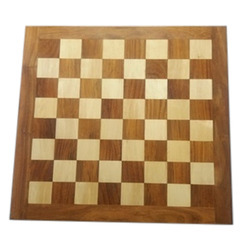
#> input picture Topics/Computer Vision/Corner Detection/chesss1.jpg, 250 x 250 px
$ jupyter execute corner_detection.ipynb
#> lines starting #> are read from the running program, lines starting #| are printed output that depends on the picture; after the words box and inside, x2 and y2 are one past the last pixel; in counts of white or black regions, pixels touching at a corner belong together
# Corner Detection

## Introduction

Corners are good features to find and are useful in a lot of practical situations where opencv is needed. Corners can be considered as points where the intensity varies in many directions. Two ways opencv provides to detect corners are Harris detector and Shi-Tomasi detector.

The image is taken in grayscale form and the change in intensity for a displacement of $(x,y)$ from $(a,b)$ is represented in a mathematical form as

$$ \begin{equation*} E(x,y) = \sum_{a,b} w(a,b) [I(a+x,b+y)-I(a,b)]^2 \end{equation*} $$

$w(a,b)$ is a window function and can be rectangular or gaussian. It gives weights to pixels underneath the window.
$I(u,v)$ represents the intensity at $(u,v)$ point.
Maximizing the above expression gives possible corner points. Applying Taylor expansion the final equation is
$$ \begin{equation*} E(x,y) \approx \begin{vmatrix} u  \ v \end{vmatrix} M \begin{vmatrix} u \\ v \end{vmatrix} \end{equation*} $$ where the covariation matrix $$ \begin{equation*} M = \sum_{a,b} w(a,b) \begin{vmatrix} I_{x}I_{x} \ I_{x}I_{y} \\ I_{x}I_{y} \ I_{y}I_{y} \end{vmatrix} \end{equation*} $$
$I_{x}$ and $I_{y}$ are the derivatives in x and y directions respectively. These can be found with cv2.Sobel() but that is in-built in the corner detector function.

### Harris detector
A score was created to check if a particular window can contain a corner or not. $$ R = det(M)-k \ (trace(M))^2 $$
$ \lambda_1 $ and $ \lambda_2 $ are the eigen-values of $M$.
$$ det(M) = \lambda_1\lambda_2 $$
$$ trace(M) = \lambda_1 + \lambda_2 $$
So the values of these eigen values decide whether a region is corner, edge or flat.

* When $|R|$ is small, which happens when $\lambda_1$ and $\lambda_2$ are small, the region is flat.
* When $R<0$, which happens when $\lambda_1 >> \lambda_2$ or vice versa, the region is edge.
* When $R$ is large, which happens when $\lambda_1$ and $\lambda_2$ are large and $\lambda_1 \sim \lambda_2$, the region is a corner.

The image below illustrates this with $\lambda_1$ and $\lambda_2$ as axes.

The result of Harris Corner Detection is a grayscale image with these scores as intensities. Thresholding for a suitable gives the corners in the image.

[cell 1]
import cv2
import numpy as np
img1=cv2.imread('chesss1.jpg',1)
#> img1 is the input picture: shape (250, 250, 3); mean B, G, R 140.4, 171.3, 196.6
img2=img1.copy()
img=cv2.imread('chesss1.jpg',0) #Image in grayscale
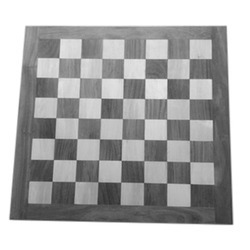
#> img: shape (250, 250); min 48, max 255, mean 175.4
cv2.imwrite('Chess_Gray.jpg',img)
ch = cv2.cornerHarris(img,2,3,0.1)
ch=cv2.dilate(ch,None) #Dilating the corners to make them visible
img1[ch>0.01*ch.max()]=[0,0,0] #Thresholding
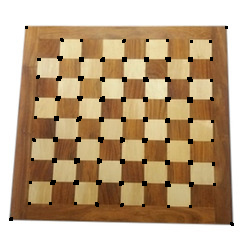
#> img1: shape (250, 250, 3); 2.64% of pixels changed, all inside (x1, y1, x2, y2) = (9, 26, 234, 226)
img2[ch>0.001*ch.max()]=[0,0,0]
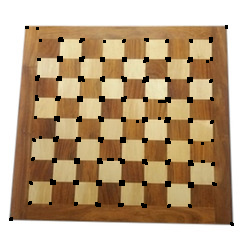
#> img2: shape (250, 250, 3); 3.49% of pixels changed, all inside (x1, y1, x2, y2) = (9, 25, 234, 226)
cv2.imwrite('Corners.jpg',img1)
cv2.imwrite('Corner1.jpg',img2)
cv2.imshow('Image',img1)
cv2.imshow('Img_less_threshold',img2)
cv2.waitKey(0)

__cv2.cornerHarris(src, blockSize, ksize, k[, dst[, borderType]]) → dst__

The cv2.cornerHarris() function takes as arguments the source image, the neighbourhood size to find the covariation matrix blockSize, the aperture parameter for the cv2.Sobel() operator ksize, and the k value in the score. It returns a grayscale image containing the intensities. The methods to extrapolate the return image may be given as an argument if needed (borderType).

Original Image
Image with corners
Image with more corners due to lower threshold

From the above images it is obvious that an optimum value of threshold is necessary to find only the desired corners.
At some places the corners are cramped together, points close to each other behave as corners. Here the centroids of all these points are taken and cv2.cornerSubPix() is used to give sub-pixel accuracy to the corners.
The function iterates to find the sub-pixel accurate location of corners or radial saddle points.
For every corner, in the neighbourhood of the corner the image gradient at a point is approximately perpendicular to the position vector of the point with respect to the corner. This observation is made use of to accurately locate the corners.

Consider the dot product

$$\epsilon _i = {DI_{p_i}}^T \cdot (q - p_i)$$

where ${DI_{p_i}}$ is an image gradient at one of the points $p_i$ in a neighborhood of $q$. The value of $q$ is to be found so that $\epsilon_i$ is minimized. A system of equations may be set up with $\epsilon_i$ set to zero:

$$\sum _i(DI_{p_i} \cdot {DI_{p_i}}^T) - \sum _i(DI_{p_i} \cdot {DI_{p_i}}^T \cdot p_i)$$

where the gradients are summed within a neighborhood (“search window”) of $q$. Calling the first gradient term $G$ and the second gradient term $b$ gives:

$$q = G^{-1} \cdot b$$
The new center is set to the above point. The function iterates till a specific number of iterarions are done or the center moves from the original centroid by a maximum value, whichever happens first.

__cv2.cornerSubPix(image, corners, winSize, zeroZone, criteria) → None__

This function takes as argument the input image, the centroids of the corners in matrix form containing the coordinates, half the side length of the search window (if (3,3) is passed operations are performed over a window of size (7,7) to refine the corners), half of the size of the dead region in the middle of the search zone over which the summation in the formula below is not done (it is used sometimes to avoid possible singularities of the autocorrelation matrix; the value of (-1,-1) indicates that there is no such a size).

Criteria for termination of the iterative process of corner refinement is the last argument. That is, the process of corner position refinement stops either after criteria.maxCount iterations or when the corner position moves by less than criteria.epsilon on some iteration.

[cell 2]
import cv2
import numpy as np

img = cv2.imread('polygon1.png')
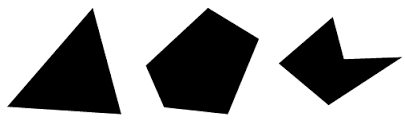
#> input picture Topics/Computer Vision/Corner Detection/polygon1.png, 405 x 121 px
#> img is the input picture: shape (121, 405, 3); min 0, max 255, mean 163
grayimg = cv2.cvtColor(img,cv2.COLOR_BGR2GRAY)

grayimg = np.float32(grayimg)
ch = cv2.cornerHarris(grayimg,2,3,0.04) #Finding corners first
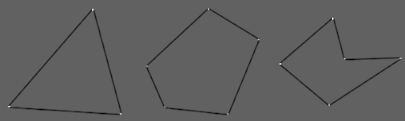
#> ch: shape (121, 405) float32; min -163855696, max 265745120, mean -2799226.5; drawn with min black and max white
ch = cv2.dilate(ch,None)
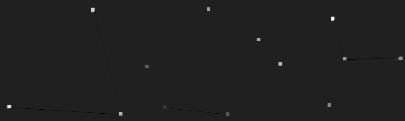
#> ch: shape (121, 405) float32; min -38441240, max 265745120, mean 442284.2; drawn with min black and max white
ret, ch = cv2.threshold(ch,0.01*ch.max(),255,0)
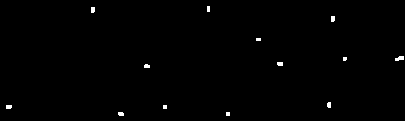
#> ch: shape (121, 405) float32; 0.55% white; 13 white regions (5 under 20 px), largest, box (x1, y1, x2, y2) and area: (395, 56, 404, 61) 33, (91, 7, 95, 13) 23, (331, 16, 335, 22) 23
#> ret = 2657451.2
ch = np.uint8(ch)

#Finding centroids of corners which are bunched together
ret, labels, stats, centroids = cv2.connectedComponentsWithStats(ch) #Works only with opencv3.0
#> labels: shape (121, 405) int32; 14 distinct labels, from 0 to 13
#> ret = 14; stats = 14 rows, first 6: [0, 0, 405, 121, 48735], [91, 7, 4, 6, 23], [207, 6, 3, 6, 18], [331, 16, 4, 6, 23], [256, 38, 5, 3, 15], [343, 57, 4, 4, 15]; centroids = 14 rows, first 8: [201.9, 59.97], [92.43, 9.39], [208, 8.5], [332.4, 18.39], [258, 39], [344.4, 58.4], [399.3, 58.03], [279.6, 63.43]
#Defining the criteria to end the iterations
criteria = (cv2.TERM_CRITERIA_EPS + cv2.TERM_CRITERIA_MAX_ITER, 100, 0.001)
corners = cv2.cornerSubPix(grayimg,np.float32(centroids),(5,5),(-1,-1),criteria)
#> corners = 14 rows, first 8: [201.9, 59.97], [92.23, 7.69], [207.5, 7.39], [332.2, 16.62], [258.5, 38.67], [343.5, 58.54], [401.3, 56.56], [278.4, 62.97]

#Marking the points found
res = np.hstack((centroids,corners))
#> res = 14 rows, first 6: [201.9, 59.97, 201.9, 59.97], [92.43, 9.39, 92.23, 7.69], [208, 8.5, 207.5, 7.39], [332.4, 18.39, 332.2, 16.62], [258, 39, 258.5, 38.67], [344.4, 58.4, 343.5, 58.54]
res = np.int0(res)
#> res = 14 rows, first 6: [201, 59, 201, 59], [92, 9, 92, 7], [208, 8, 207, 7], [332, 18, 332, 16], [258, 39, 258, 38], [344, 58, 343, 58]
img[res[:,1],res[:,0]]=[0,0,255]
#> img: shape (121, 405, 3); 0.03% of pixels changed, all inside (x1, y1, x2, y2) = (8, 8, 400, 114)
img[res[:,3],res[:,2]] = [0,255,0]
#> img: shape (121, 405, 3); mean B, G, R 162.9, 163, 163

cv2.imwrite('subpixel.jpg',img)
#> Out = True

An example is shown below from the documentation with the regions surrounding the corners zoomed out.

Green circles show the corners after the function is executed and the red circles show the Harris corners. The green circles are obviously more accurate, but the overall change in intensities in the neighbourhood regions is greater only for the Harris corners.

### Shi Tomasi detector
There is only one major difference between the Harris detector and the Shi Tomasi detector. The score is the minimum of the two eigen-values.
$$\begin{equation*} R = min(\lambda_1,\lambda_2) \end{equation*}$$
The illustration with $\lambda_1$ and $\lambda_2$ as axes looks like

The cv2.goodFeaturesToTrack() function uses this algorithm to find a particular number of corners (unless Harris method is specifically asked for).
__cv2.goodFeaturesToTrack(image, maxCorners, qualityLevel, minDistance[, corners[, mask[, blockSize[, useHarrisDetector[, k]]]]]) → corners__
* image - source image
* maxCorners - the maximum number of corners which are needed
* qualityLevel - all the corners which fall below this threshold are rejected irrespective of whether the maximum number is obtained or not, this is relative to the best corner's quality measure; every corner returned will atleast be of quality this parameter value $\times$ the best quality
* minDistance - minimum possible distance between the corners; for two corners satisfying the quality check closer together than this value, the one with the lower quality is chucked out
* mask - optional argument giving region to look for corners
* blockSize - size of an average block for computing a derivative covariation matrix over each pixel neighborhood
* useHarrisDetector,k - Optional parameters; k is the free parameter argument of Harris detector

The function returns the corners in descending order of quality.

##### Quality measure :
For Harris detector the quality is directly the intensities returned by the function. For Shi-Tomasi detector another function is used to find the best quality measure; this returns an image with the minimun eigen values for all the points.

__cv2.cornerMinEigenVal(src, blockSize[, dst[, ksize[, borderType]]]) → dst__

* blockSize - neighbourhood size
* kSize - the aperture parameter of the cv2.Sobel() operator
* borderType - pixel extrapolation method in the image returned

[cell 3]
import numpy as np
import cv2

img = cv2.imread('cube2.jpg')
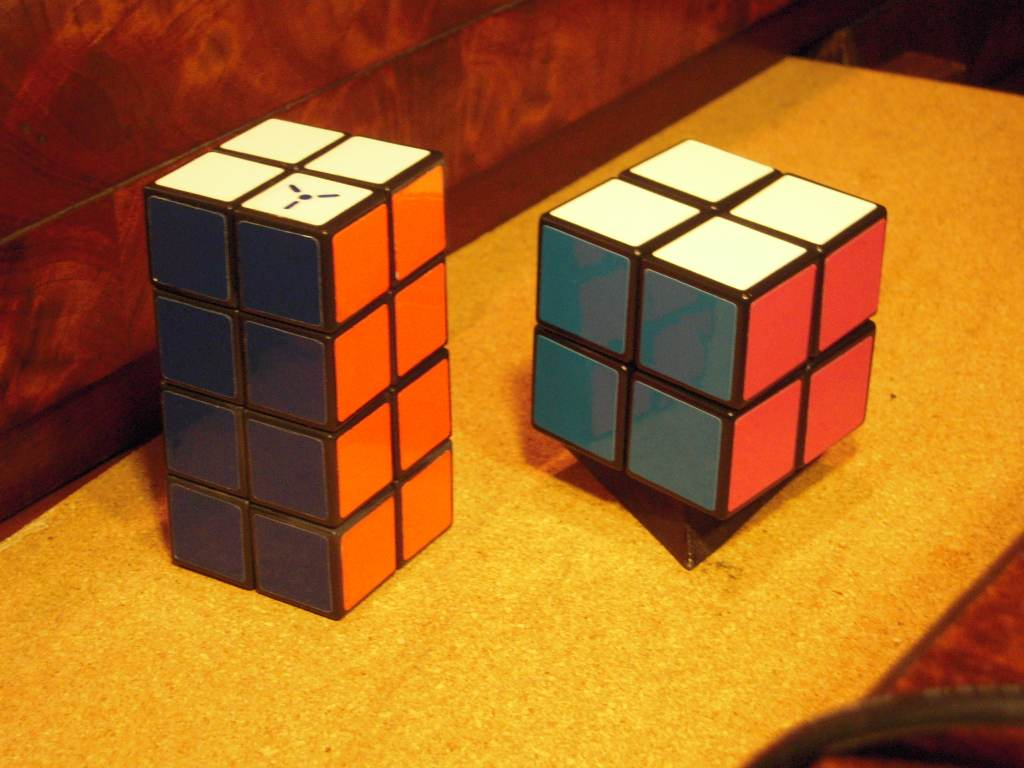
#> input picture Topics/Computer Vision/Corner Detection/cube2.jpg, 1024 x 768 px
#> img is the input picture: shape (768, 1024, 3); mean B, G, R 34.7, 102.4, 167.8
gimg = cv2.cvtColor(img,cv2.COLOR_BGR2GRAY)
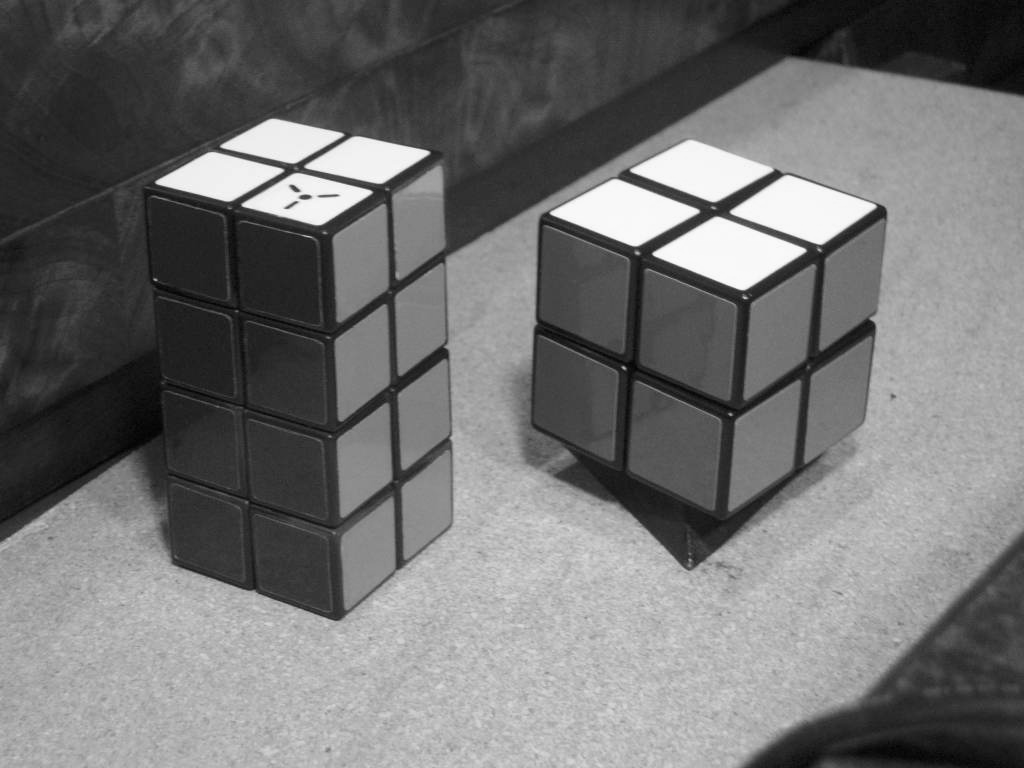
#> gimg: shape (768, 1024); min 3, max 252, mean 114.3

corners = cv2.goodFeaturesToTrack(gimg,25,0.01,10)
#> corners = 25 rows, first 8: [221, 146], [371, 192], [282, 170], [300, 197], [310, 196], [653, 253], [156, 182], [290, 186]
corners = np.int0(corners)

for i in corners:
    x,y = i.ravel()
    cv2.circle(img,(x,y),5,(0,255,0),-1) #green circles are drawn on the detected corners
#> this loop made 25 passes
#> (x, y) on passes 1 to 12: (221, 146), (371, 192), (282, 170), (300, 197), (310, 196), (653, 253), (156, 182), (290, 186), (305, 166), (622, 367), (242, 205), (429, 152)
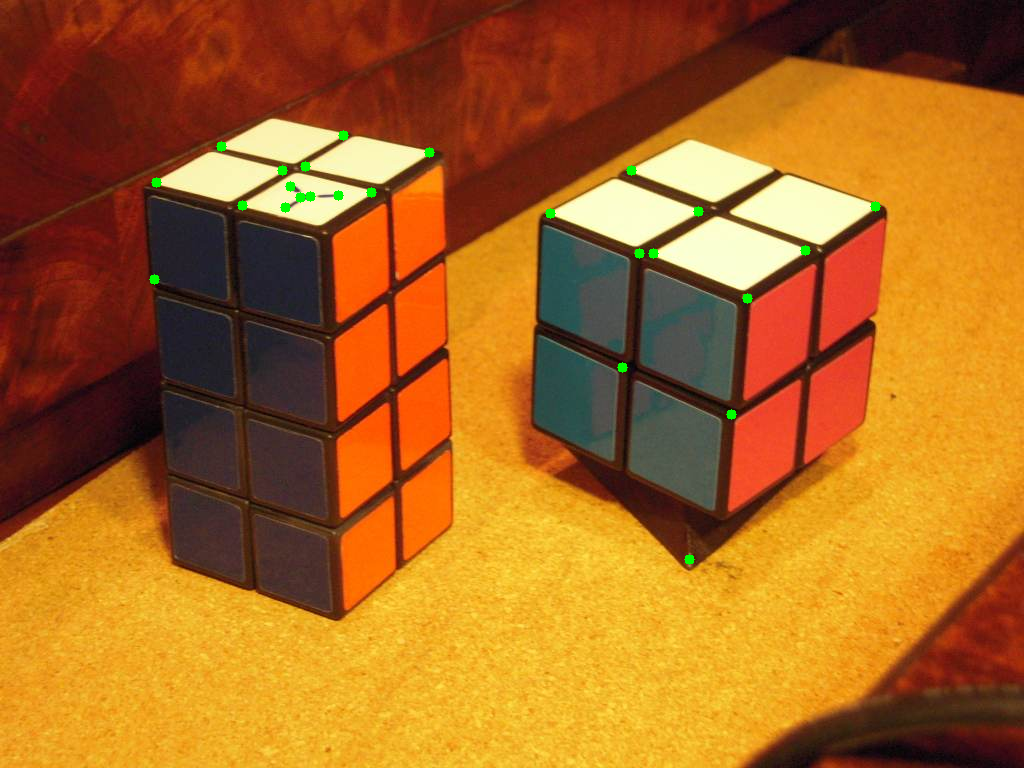
#> img: shape (768, 1024, 3); 0.26% of pixels changed, all inside (x1, y1, x2, y2) = (149, 130, 881, 565)
cv2.imwrite("Shi_Tomasi.jpg",img)
cv2.imwrite("Gray_Cube.jpg",gimg)
#> Out = True
